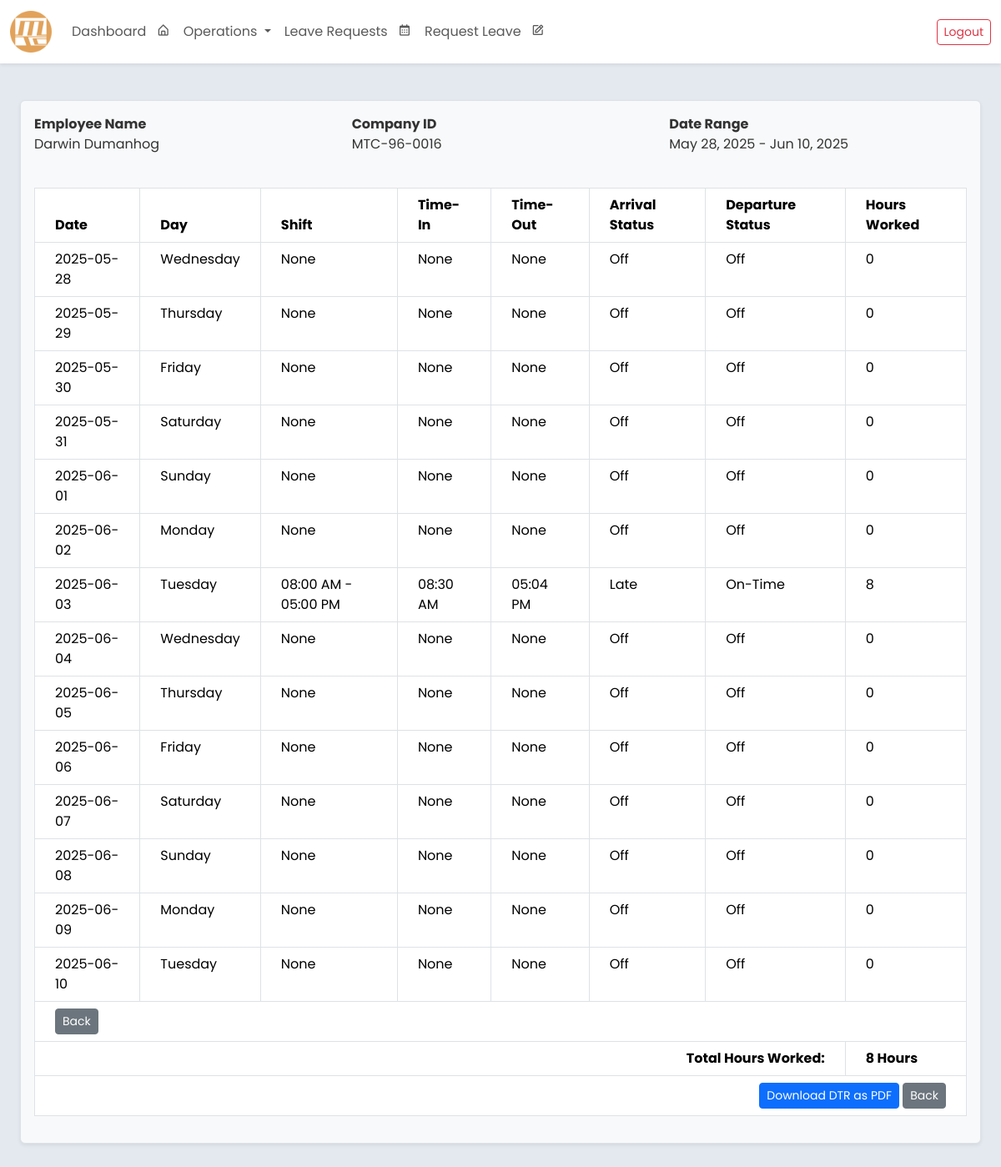
The app's page /employee/dtr/31/ (signed in) with its own data.
### core/models.py (models this page shows, shortened)
class Employee(models.Model):
    SEX_CHOICES = [
        ('Male', 'Male'),
        ('Female', 'Female'),
        ('Other', 'Prefer not to Say'),
    ]
    ROLE_CHOICES = [
        ('Regular Employee', 'Regular Employee'),
        ('Department Head', 'Department Head'),
        ('Admin(HR)', 'Admin(HR)'),
        ('Supervisor', 'Supervisor'),
        ('President', 'President')
    ]
    STATUS_CHOICES = [
        ('Active', 'Active'),
        ('Inactive', 'Inactive'),
    ]
    employee_id = models.AutoField(primary_key=True)
    company_id = models.CharField(max_length=20, blank=False, unique=True)
    first_name = models.CharField(max_length=100, blank=False)
    middle_name = models.CharField(max_length=100, blank=True, null=True)
    last_name = models.CharField(max_length=100, blank=False)
    sex = models.CharField(max_length=20, choices=SEX_CHOICES, blank=False)
    role = models.CharField(max_length=20, choices=ROLE_CHOICES, default='Regular Employee', blank=False)
    status = models.CharField(max_length=10, choices=STATUS_CHOICES, default='Active')
    last_credit_update = models.DateField(null=True, blank=True)
    department = models.ForeignKey(
        Department,
        related_name="employees",
        on_delete=models.SET_NULL,
        null=True,
        blank=True
    )
    contact_number = models.CharField(max_length=15, blank=False)
    date_employed = models.DateField()
    leave_credits = models.IntegerField(default=0, blank=False)
    leave_credits2 = models.IntegerField(default=0, blank=False)
    user_account = models.OneToOneField(User, on_delete=models.SET_NULL, null=True, blank=True, related_name='employee')
    class Meta:
        ordering = ['last_name', 'first_name']
        verbose_name = 'Employee'
        verbose_name_plural = 'Employees'
        db_table = 'employee_table'

class Attendance(models.Model):
    STATUS_CHOICES = [
        ('On-Time', 'On-Time'),
        ('Late', 'Late'),
        ('Absent', 'Absent'),
        ('Rest Day', 'Rest Day'),
    ]
    employee = models.ForeignKey('Employee', on_delete=models.CASCADE)
    date = models.DateField()
    time_in = models.DateTimeField(null=True, blank=True)
    time_out = models.DateTimeField(null=True, blank=True)
    arrival_status = models.CharField(
        max_length=20,
        choices=STATUS_CHOICES,
        default='Absent',
        help_text="Status based on time-in"
    )
    departure_status = models.CharField(
        max_length=20,
        choices=[
            ('On-Time', 'On-Time'),
            ('Undertime', 'Undertime'),
            ('Absent', 'Absent'),
            ('Rest Day', 'Rest Day')
        ],
        default='Absent',
        help_text="Status based on time-out"
    )
    shift = models.ForeignKey(
        'Shift',
        on_delete=models.SET_NULL,
        null=True,
        blank=True,
        help_text="Associated shift for this attendance record"
    )
    late_minutes = models.PositiveIntegerField(default=0)
    undertime_minutes = models.PositiveIntegerField(default=0)
    def worked_hours(self):
        print(f"\n--- DEBUG worked_hours for {self.date} ---")
        if not self.shift:
            print("No shift assigned")
            return 0
        scheduled_start = self.shift.shift_start
        scheduled_end = self.shift.shift_end
        is_rest_day = False  # You may also store this in Shift
        print(f"scheduled_start: {scheduled_start}")
        print(f"scheduled_end: {scheduled_end}")
        print(f"time_in: {self.time_in}")
        print(f"time_out: {self.time_out}")
        if not self.time_in or not self.time_out:
            print("Missing time_in or time_out")
            return 0
        scheduled_start_dt = datetime.combine(self.date, scheduled_start)
        scheduled_end_dt = (
            datetime.combine(self.date + timedelta(days=1), scheduled_end)
            if scheduled_end < scheduled_start
            else datetime.combine(self.date, scheduled_end)
        )
        time_in = self.time_in.replace(tzinfo=None) if self.time_in.tzinfo else self.time_in
        time_out = self.time_out.replace(tzinfo=None) if self.time_out.tzinfo else self.time_out
        start = max(time_in, scheduled_start_dt)
        end = min(time_out, scheduled_end_dt)
        if end <= start:
            print("End is before or equal to start")
            return 0
        worked_seconds = (end - start).total_seconds()
        worked_hours = worked_seconds / 3600
        if worked_hours > 1:
            worked_hours -= 1
        worked_hours = max(worked_hours, 0)
        return worked_hours

### core/decorators.py (the view, shortened to what this page needs)
    def _wrapped_view(request, *args, **kwargs):
        if hasattr(request.user, 'employee'):
            employee = request.user.employee
            if employee.department.name == "Human Resources":
                return view_func(request, *args, **kwargs)

### core/templates/employee_dtr.html
{% extends "base.html" %}
{% block content %}
    <div class="row mb-4">
        <div class="col-12">
            <div class="p-3 border rounded shadow-sm bg-light">
                <div class="mb-3">
                    <div class="row">
                        <div class="col-md-4">
                            <label class="fw-bold">Employee Name</label>
                            <p class="mb-0">{{ employee.first_name }} {{ employee.last_name }}</p>
                        </div>
                        <div class="col-md-4">
                            <label class="fw-bold">Company ID</label>
                            <p class="mb-0">{{ employee.company_id }}</p>
                        </div>
                        <div class="col-md-4">
                            <label class="fw-bold">Date Range</label>
                            <p class="mb-0">{{ start_date|date:"M d, Y" }} - {{ end_date|date:"M d, Y" }}</p>
                        </div>
                    </div>
                </div>
                <div class="table-responsive">
                    <table class="table table-bordered text-sm mt-4">
                        <thead class="bg-light">
                            <tr>
                                <th class="px-4 py-2">Date</th>
                                <th class="px-4 py-2">Day</th>
                                <th class="px-4 py-2">Shift</th>
                                <th class="px-4 py-2">Time-In</th>
                                <th class="px-4 py-2">Time-Out</th>
                                <th class="px-4 py-2">Arrival Status</th>
                                <th class="px-4 py-2">Departure Status</th>
                                <th class="px-4 py-2">Hours Worked</th>
                            </tr>
                        </thead>
                        <tbody>
                            {% for dtr in dtr_records %}
                            <tr>
                                <td class="px-4 py-2">{{ dtr.date }}</td>
                                <td class="px-4 py-2">{{ dtr.day }}</td>
                                <td class="px-4 py-2">{{ dtr.shift }}</td>
                                <td class="px-4 py-2">{{ dtr.time_in }}</td>
                                <td class="px-4 py-2">{{ dtr.time_out }}</td>
                                <td class="px-4 py-2">{{ dtr.arrival_status }}</td>
                                <td class="px-4 py-2">{{ dtr.departure_status }}</td>
                                <td class="px-4 py-2">{{ dtr.worked_hours }}</td>
                            </tr>
                            {% empty %}
                            <tr>
                                <td colspan="7" class="text-center py-4">No DTR record found.</td>
                            </tr>
                            {% endfor %}
                        </tbody>
                        <tfoot>
                            <tr class="bg-light">
                                <td colspan="8" class="px-4 py-2">
                                    <a href="{% url 'employee_information' employee.employee_id %}" class="btn btn-secondary btn-sm">
                                        Back
                                    </a>
                                </td>
                            </tr>
                            <tr class="bg-light fw-bold">
                                <td colspan="7" class="text-end px-4 py-2">Total Hours Worked:</td>
                                <td class="px-4 py-2">{{ total_hours }} Hours</td>
                            </tr>
                            <tr class="bg-light">
                                <td colspan="8" class="px-4 py-2 text-end">
                                    <a href="{% url 'download_dtr_pdf' employee.employee_id start_date end_date %}" class="btn btn-primary btn-sm">
                                        Download DTR as PDF
                                    </a>
                                    <a href="{% url 'employee_information' employee.employee_id %}" class="btn btn-secondary btn-sm">
                                        Back
                                    </a>
                                </td>
                            </tr>
                        </tfoot>
                    </table>
                </div>
            </div>
        </div>
    </div>
{% endblock %}

### records on screen
Employee: first_name "Darwin", last_name "Dumanhog", company_id "MTC-96-0016"
Attendance: arrival_status "Late", departure_status "On-Time"

### other values on screen
{{ end_date|date:"M d, Y" }} "Jun 10, 2025"
{{ dtr.date }} "2025-05-28" "2025-05-29" "2025-05-30" "2025-05-31" "2025-06-01" "2025-06-02" "2025-06-03" "2025-06-04" "2025-06-05" "2025-06-06" "2025-06-07" "2025-06-08" "2025-06-09" "2025-06-10"
{{ dtr.day }} "Wednesday" "Thursday" "Friday" "Saturday" "Sunday" "Monday" "Tuesday" "Wednesday" "Thursday" "Friday" "Saturday" "Sunday" "Monday" "Tuesday"
{{ dtr.shift }} "None" "None" "None" "None" "None" "None" "08:00 AM - 05:00 PM" "None" "None" "None" "None" "None" "None" "None"
{{ dtr.time_in }} "None" "None" "None" "None" "None" "None" "08:30 AM" "None" "None" "None" "None" "None" "None" "None"
{{ dtr.time_out }} "None" "None" "None" "None" "None" "None" "05:04 PM" "None" "None" "None" "None" "None" "None" "None"
{{ dtr.arrival_status }} "Off" "Off" "Off" "Off" "Off" "Off" "Off" "Off" "Off" "Off" "Off" "Off" "Off"
{{ dtr.departure_status }} "Off" "Off" "Off" "Off" "Off" "Off" "Off" "Off" "Off" "Off" "Off" "Off" "Off"
{{ dtr.worked_hours }} "0" "0" "0" "0" "0" "0" "8" "0" "0" "0" "0" "0" "0" "0"
{{ total_hours }} "8"
